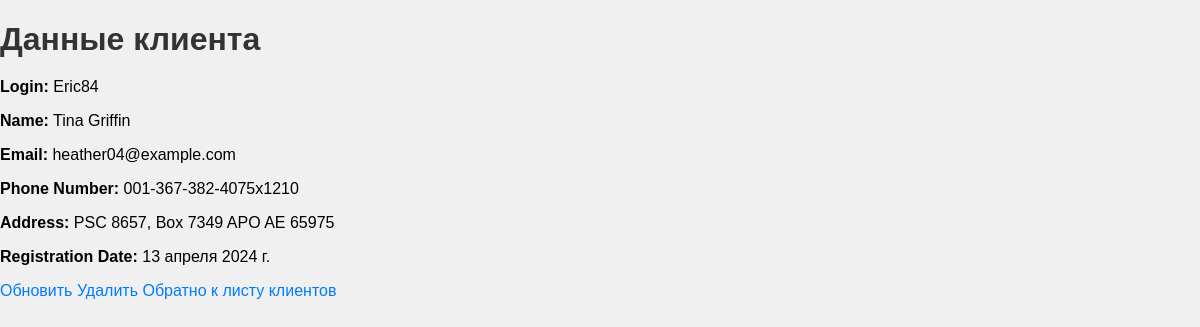
The app's page /view_client/2/ with its own data.
### apphw/models.py (models this page shows, shortened)
class Client(models.Model):
    login = models.CharField(max_length=30)
    password = models.CharField(max_length=30)
    name = models.CharField(max_length=50)
    email = models.EmailField()
    phone_number = models.CharField(max_length=15)
    address = models.TextField()
    registration_date = models.DateField(auto_now_add=True)

### apphw/views.py (the view)
# urls.py: path('view_client/<int:client_id>/', views.view_client, name='view_client'),
def view_client(request, client_id):
    client = get_object_or_404(Client, id=client_id)
    return render(request, 'view_client.html', {'client': client})

### apphw/templates/view_client.html (shortened to what this page needs)
<!DOCTYPE html>
<html lang="en">
    {% load static %}
<head>
    <link rel="stylesheet" href="{% static 'styles2.css' %}">
</head>
<body>
    <h1>Данные клиента</h1>
    <p><strong>Login:</strong> {{ client.login }}</p>
    <p><strong>Name:</strong> {{ client.name }}</p>
    <p><strong>Email:</strong> {{ client.email }}</p>
    <p><strong>Phone Number:</strong> {{ client.phone_number }}</p>
    <p><strong>Address:</strong> {{ client.address }}</p>
    <p><strong>Registration Date:</strong> {{ client.registration_date }}</p>
    <a href="{% url 'update_client' client.id %}">Обновить</a>
    <a href="{% url 'delete_client' client.id %}">Удалить</a>
    <a href="{% url 'client_list' %}">Обратно к листу клиентов</a>
</body>
</html>

### static/styles2.css (style rules this page uses)
body { font-family: Arial, sans-serif; margin: 0; padding: 0; background-color: #f0f0f0; }
h1 { color: #333; margin-bottom: 20px; }
a { color: #007bff; text-decoration: none; transition: color 0.3s ease; }

### records on screen
Client: login "Eric84", name "Tina Griffin", email "heather04@example.com", phone_number "001-367-382-4075x1210", address "PSC 8657, Box 7349 APO AE 65975", registration_date "13 апреля 2024 г."
